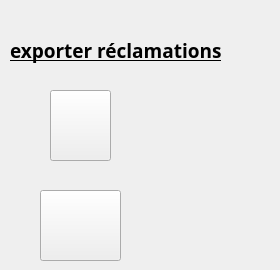
     <widget class="QWidget" name="page_13">
      <widget class="QPushButton" name="pushButton_print_rec">
       <property name="geometry">
        <rect>
         <x>40</x>
         <y>190</y>
         <width>81</width>
         <height>71</height>
        </rect>
       </property>
       <property name="styleSheet">
        <string notr="true">
border-image: url(:/new/prefix1/icon/print.png);</string>
       </property>
       <property name="text">
        <string/>
       </property>
      </widget>
      <widget class="QLabel" name="label_164">
       <property name="geometry">
        <rect>
         <x>10</x>
         <y>30</y>
         <width>261</width>
         <height>41</height>
        </rect>
       </property>
       <property name="font">
        <font>
         <family>Quicksand</family>
         <pointsize>14</pointsize>
         <weight>75</weight>
         <italic>false</italic>
         <bold>true</bold>
         <underline>true</underline>
        </font>
       </property>
       <property name="styleSheet">
        <string notr="true">font: 75 14pt &quot;Quicksand&quot;;
text-decoration: underline;
font-weight:bold;</string>
       </property>
       <property name="text">
        <string>exporter réclamations</string>
       </property>
      </widget>
      <widget class="QPushButton" name="pushButton_pdf_rec">
       <property name="geometry">
        <rect>
         <x>50</x>
         <y>90</y>
         <width>61</width>
         <height>71</height>
        </rect>
       </property>
       <property name="styleSheet">
        <string notr="true">
border-image: url(:/new/prefix1/icon/pdf.png);</string>
       </property>
       <property name="text">
        <string/>
       </property>
      </widget>
     </widget>
